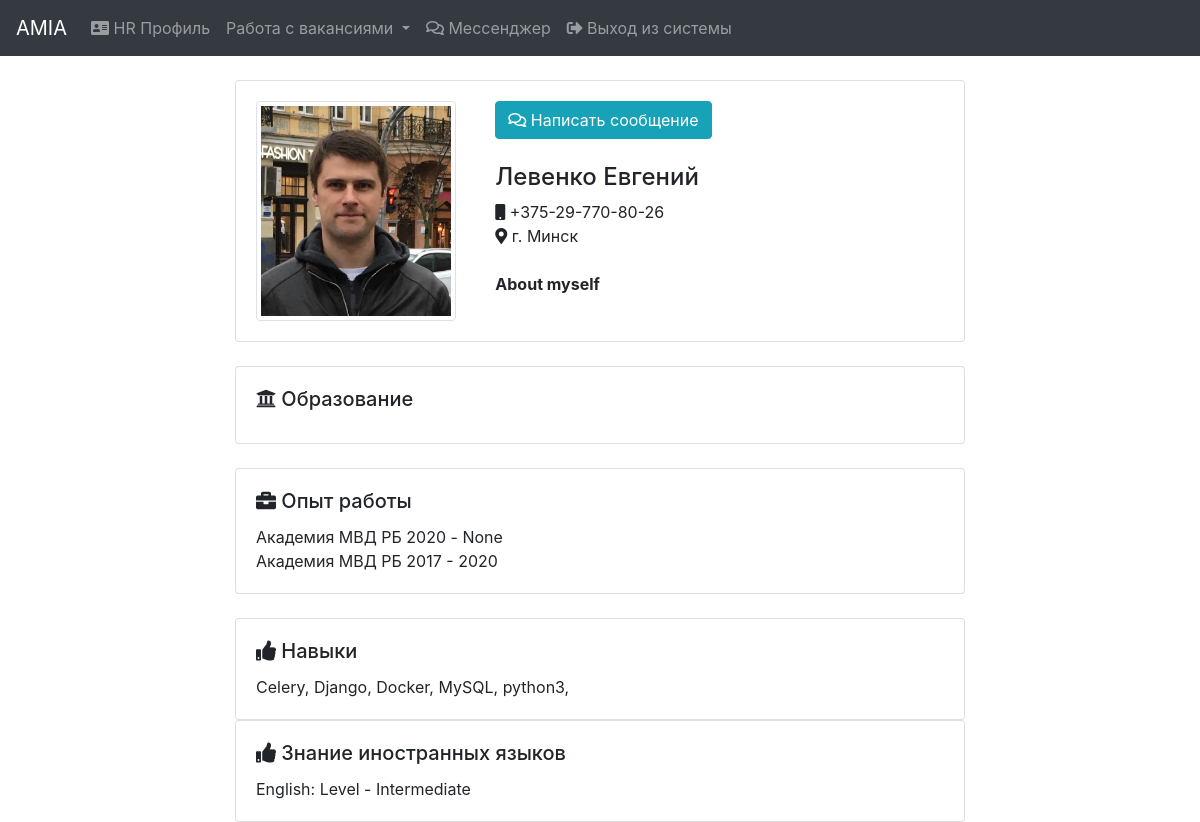
The app's page /profiles/1/ (signed in) with its own data.
### social_profile/models.py (models this page shows, shortened)
class SocialProfile(models.Model):
    user = models.OneToOneField(User, on_delete=models.CASCADE)
    last_name = models.CharField(max_length=100, verbose_name="Last name")
    first_name = models.CharField(max_length=100, verbose_name="First name")
    patronymic = models.CharField(max_length=100, verbose_name="Patronymic", blank=True, null=True)
    email = models.EmailField(verbose_name="E-mail")
    date_of_birth = models.DateField(verbose_name="Date_of_birth", blank=True, null=True)
    status = models.IntegerField(verbose_name="Status", default=1)
    date_added = models.DateTimeField(verbose_name="Date_added", auto_now_add=True)
    profile_img = models.ImageField(verbose_name="Profile_img", blank=True, null=True, upload_to='profile')
    about_myself = models.TextField(verbose_name="About_myself", blank=True, null=True)
    contact_information_phone = models.CharField(max_length=255, verbose_name="Phone", blank=True, null=True)
    contact_information_address = models.CharField(max_length=255, verbose_name="Address", blank=True, null=True)
    education = models.ManyToManyField(Specialty, verbose_name="Education", through="EducationWithInfo")
    work_experience = models.ManyToManyField(WorkExperience, verbose_name="Work experience")
    interests = models.ManyToManyField(Interest, verbose_name="Interests", blank=True)
    skills = models.ManyToManyField(Skill, verbose_name="Skills", blank=True)
    languages = models.ManyToManyField(Language, verbose_name="Language", through='LanguageWithLevel')
    def __str__(self):
        return self.last_name
    class Meta:
        ordering = ('last_name',)
        verbose_name = 'Social profile'
        verbose_name_plural = 'Social profiles'

class WorkExperience(models.Model):
    company_name = models.CharField(max_length=255, verbose_name="Company name")
    position = models.CharField(max_length=255, verbose_name="Position")
    duty = models.TextField(verbose_name="Duty", blank=True, null=True)
    year_start = models.IntegerField(verbose_name="Start year")
    year_end = models.IntegerField(verbose_name="End year", blank=True, null=True)
    class Meta:
        ordering = ('-year_start',)
        verbose_name = 'Work experience'
        verbose_name_plural = 'Work experience'

class Skill(models.Model):
    skill_name = models.CharField(max_length=255, verbose_name="Skill")
    def __str__(self):
        return self.skill_name
    class Meta:
        ordering = ('skill_name',)
        verbose_name = 'Skill'
        verbose_name_plural = 'Skills'

class LanguageWithLevel(models.Model):
    language = models.ForeignKey(Language, on_delete=models.CASCADE)
    profile = models.ForeignKey(SocialProfile, on_delete=models.CASCADE)
    level = models.ForeignKey(LanguageLevel, on_delete=models.CASCADE)

class Language(models.Model):
    language_name = models.CharField(max_length=100, verbose_name="Language_name")
    def __str__(self):
        return self.language_name
    class Meta:
        ordering = ('language_name',)
        verbose_name = 'Language'
        verbose_name_plural = 'Languages'

class LanguageLevel(models.Model):
    LEVELS = (
        (1, 'Beginner'),
        (2, 'Pre-Intermediate'),
        (3, 'Intermediate'),
        (4, 'Upper-Intermediate'),
        (5, 'Advanced'),
        (6, 'Proficiency'),
    )
    language_level = models.IntegerField(verbose_name="language_level", choices=LEVELS)
    def __str__(self):
        level_index = int(self.language_level) - 1
        return str(self.LEVELS[level_index][1])
    class Meta:
        ordering = ('language_level',)
        verbose_name = 'Language level'
        verbose_name_plural = 'Language levels'

### social_profile/views.py (the view, shortened to what this page needs)
# urls.py: path('<profile_id>/', views.ProfileView.as_view(), name='profile_data'),
class ProfileView(LoginRequiredMixin, View):
    def get(self, request, profile_id):
        profile_data = get_object_or_404(SocialProfile, pk=profile_id)
        return render(request, 'social_profile/profile.html', {
            'profile': profile_data
        })

### context_processors/models_context.py (called while the page is built)
def models_context(request):
    return {'educational': EducationalInstitution.objects.all(),
            'language_levels': LanguageLevel.objects.all(),
            'languages': Language.objects.all(),
            'specialties': Specialty.objects.all(),
            'skills': Skill.objects.all(),
            'interests': Interest.objects.all(),
            }

### social_profile/templates/social_profile/profile.html (shortened to what this page needs)
{% extends "base.html" %}
{% load static %}
{% block content %}
    {% if request.user.is_staff %}
        {% include 'hr/navbar_hr.html' %}
    {% else %}
        {% include "social_profile/navbar.html" %}
    {% endif %}
    <br>
    <div class="container">{% csrf_token %}
        <div class="row">
            <div class="col-sm-2"></div>
            <div class="col-sm-8">
                <div class="card">
                    <div class="card-body">
                        <div class="row">
                            <div class="col-sm-4">
                                {% if profile.profile_img %}
                                    <img src="{{ profile.profile_img.url }}" alt="profile_image" class="img-thumbnail" width="200">
                                {% endif %}
                            </div>
                            <div class="col-sm-8">
                                <button type="button" class="btn btn-info" data-toggle="modal" data-target="#modalMessage" class="far fa-comments">
                                    <i class="far fa-comments"></i> Написать сообщение
                                </button><br><br>
                                <div>
                                    <b><h4>{{ profile.last_name }} {{ profile.first_name }}</h4></b>
                                    <i class="fas fa-mobile"></i> {{ profile.contact_information_phone|default:"Нет данных" }}<br>
                                    <i class="fas fa-map-marker-alt"></i> {{ profile.contact_information_address|default:"Нет данных" }}<br><br>
                                    <b>{{ profile.about_myself|default:"Нет данных" }}</b>
                                </div>
                            </div>
                        </div>
                    </div>
                </div>
                <br>
                <div class="card">
                    <div class="card-body">
                        <h5 class="card-title"><i class="fas fa-university"></i> Образование</h5>
                    </div>
                </div>
                <br>
                <div class="card">
                    <div class="card-body">
                        <h5 class="card-title"><i class="fas fa-briefcase"></i> Опыт работы</h5>
                        {% for w_e in profile.work_experience.all %}
                            {{ w_e.company_name }} {{ w_e.year_start }} - {{ w_e.year_end }}<br>
                        {% endfor %}
                    </div>
                </div>
                <br>
                <div class="card">
                    <div class="card-body">
                        <h5 class="card-title"><i class="fas fa-thumbs-up"></i> Навыки</h5>
                        {% for skill in profile.skills.all %}
                            {{ skill }},
                        {% endfor %}
                    </div>
                </div>
                <div class="card">
                    <div class="card-body">
                        <h5 class="card-title"><i class="fas fa-thumbs-up"></i> Знание иностранных языков</h5>
                        {% for lang in profile.languagewithlevel_set.all %}
                            {{ lang.language }}: Level - {{ lang.level }}
                        {% endfor %}
                    </div>
                </div>
            </div>
            <div class="col-sm-2"></div>
        </div>
    </div>
{% endblock %}

### templates/base.html (shortened to what this page needs)
<!doctype html>
<html lang="ru">
<head>
    {% load static %}
    <link rel="stylesheet" href="https://cdn.jsdelivr.net/npm/bootstrap@4.5.3/dist/css/bootstrap.min.css">
    <link rel="stylesheet" href="https://use.fontawesome.com/releases/v5.4.2/css/all.css">
    <link href="https://cdn.jsdelivr.net/npm/select2@4.1.0-beta.1/dist/css/select2.min.css" rel="stylesheet" />
</head>
<body>
{% block content %}{% endblock %}
</body>
</html>

### hr/templates/hr/navbar_hr.html (shortened to what this page needs)
<nav class="navbar navbar-expand-lg navbar-dark bg-dark">
    <a class="navbar-brand" href="#">AMIA</a>
    <div class="collapse navbar-collapse" id="navbarSupportedContent">
        <ul class="navbar-nav mr-auto">
            <li class="nav-item">
                <a class="nav-link" href="{% url 'profile:profile_update' request.user.socialprofile.id %}"><i class="fas fa-address-card"></i> HR Профиль <span class="sr-only">(current)</span></a>
            </li>
            <li class="nav-item dropdown">
                <a class="nav-link dropdown-toggle" href="#" id="navbarDropdown" role="button" data-toggle="dropdown" aria-haspopup="true" aria-expanded="false">
                    Работа с вакансиями
                </a>
            </li>
            <li class="nav-item">
                <a class="nav-link" href="{% url 'messaging:messenger_main' %}"><i class="far fa-comments"></i> Мессенджер <span class="sr-only">(current)</span></a>
            </li>
            <li class="nav-item">
                <a class="nav-link" href="{% url 'logout' %}"><i class="fas fa-sign-out-alt"></i> Выход из системы <span class="sr-only">(current)</span></a>
            </li>
        </ul>
    </div>
</nav>

### records on screen
SocialProfile: profile_img (picture), last_name "Левенко", first_name "Евгений", contact_information_phone "+375-29-770-80-26", contact_information_address "г. Минск", about_myself "About myself"
WorkExperience: company_name "Академия МВД РБ", year_start "2020", year_end "None"
WorkExperience: company_name "Академия МВД РБ", year_start "2017", year_end "2020"
Skill: skill_name "Celery"
Skill: skill_name "Django"
Skill: skill_name "Docker"
Skill: skill_name "MySQL"
Skill: skill_name "python3"
LanguageWithLevel: language "English", level "Intermediate"
